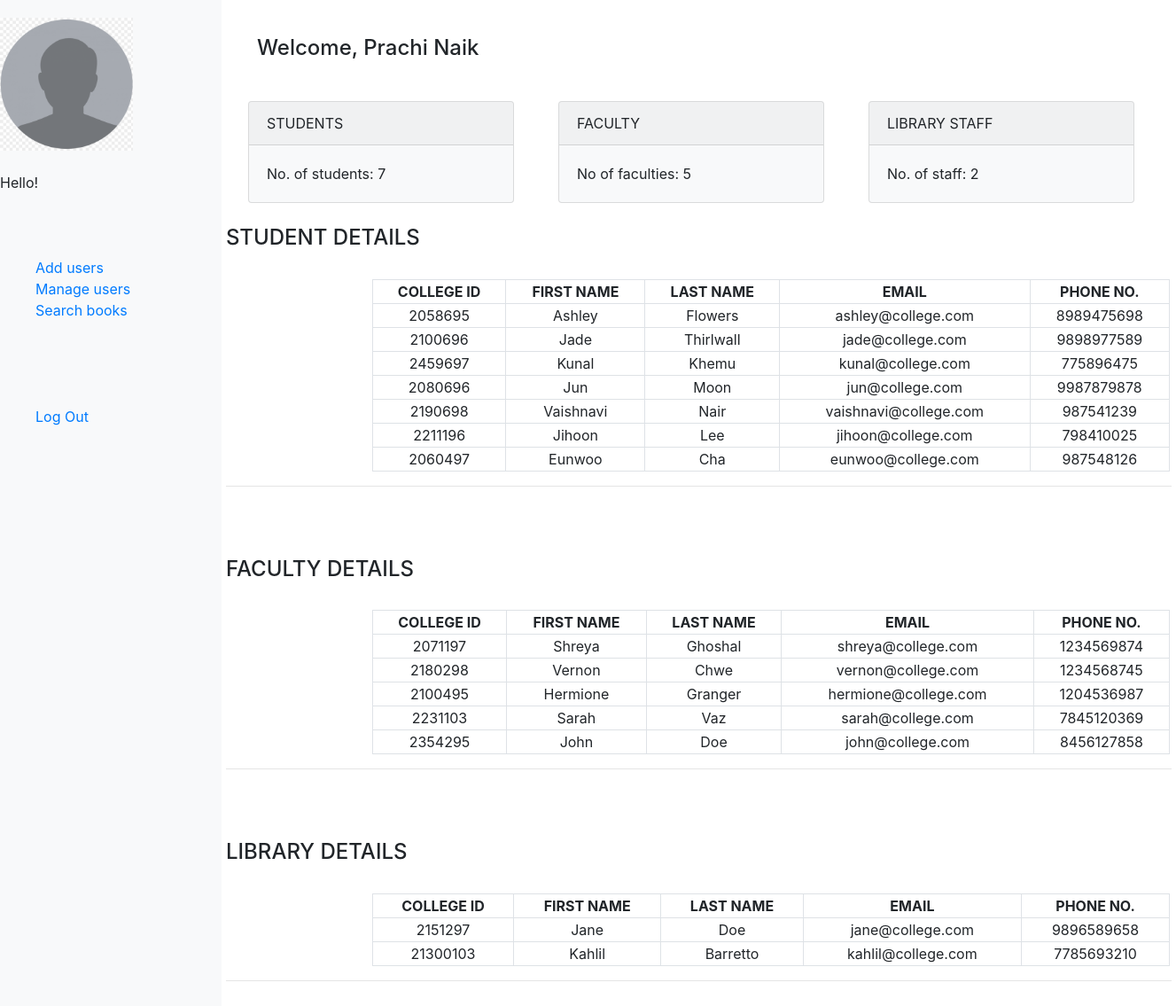
The page /admin/adminHomepage.php (signed in) on the database its author committed.
### tables this page shows
CREATE TABLE `users` (
  `id` bigint(20) NOT NULL,
  `user_id` bigint(20) NOT NULL,
  `user_type` varchar(10) NOT NULL,
  `college_id` varchar(15) NOT NULL,
  `user_fname` varchar(50) NOT NULL,
  `user_lname` varchar(50) NOT NULL,
  `user_email` varchar(30) NOT NULL,
  `user_phone` varchar(10) NOT NULL,
  `password` varchar(20) NOT NULL,
  `created_at` timestamp NOT NULL DEFAULT current_timestamp()
);

### functions.php (called while the page is built, shortened)
<?php
    function check_login($con){
        if(isset($_SESSION['user_id'])){
            $id = $_SESSION['user_id'];
            $query = "select * from users where user_id = '$id' limit 1";
            $result = mysqli_query($con, $query);
            if($result && mysqli_num_rows($result) > 0){
                $user_data = mysqli_fetch_assoc($result);
                return $user_data;
            }
        }
        exit;
    }

### admin/adminHomepage.php (the view, shortened to what this page needs)
<?php
include ("../connection.php");
include ("../functions.php");
$user_data = check_login($con);
function get_student_count()
{
    include ("../connection.php");
    $student_count = 0;
    $query = "SELECT count(*) AS student_count FROM users WHERE user_type = 'Student'";
    $result = mysqli_query($con, $query);
    while ($user = mysqli_fetch_assoc($result)) {
        $student_count = $user['student_count'];
    }
    return ($student_count);
}
function get_faculty_count()
{
    include ("../connection.php");
    $faculty_count = 0;
    $query = "SELECT count(*) AS faculty_counts
            FROM users
            WHERE user_type = 'Faculty'";
    $result = mysqli_query($con, $query);
    while ($user = mysqli_fetch_assoc($result)) {
        $faculty_count = $user['faculty_counts'];
    }
    return ($faculty_count);
}
function get_staff_count()
{
    include ("../connection.php");
    $staff_count = 0;
    $query = "SELECT count(*) as staff_count from users where user_type = 'Staff'";
    $result = mysqli_query($con, $query);
    while ($user = mysqli_fetch_assoc($result)) {
        $staff_count = $user['staff_count'];
    }
    return ($staff_count);
}
function view_students()
{
    $query = "SELECT * FROM users WHERE user_type = 'Student'";
    return ($query);
}
function view_faculty()
{
    $query = "SELECT * FROM users WHERE user_type = 'Faculty'";
    return ($query);
}
function view_staff()
{
    $query = "SELECT * FROM users WHERE user_type = 'Staff'";
    return ($query);
}
?>
<!DOCTYPE html>
<html lang="en">
<head>
    <link rel="stylesheet" href="https://stackpath.bootstrapcdn.com/bootstrap/4.5.2/css/bootstrap.min.css">
</head>
<body>
    <body>
        <div class="sidebar">
            <div class="profile-pic">
                <img src="../images/dummypic.png" alt="dummy profile" height="150px" width="150px">
                <br><br>
                Hello!
            </div>
            <br><br><br>
            <ul>
                <a href="addUsers.php">Add users</a>
                <br><a href="manageUsers.php">Manage users</a>
                <br><a href="adminViewBooks.php">Search books</a>
                <br><br><br><br><br>
                <a href="../logout.php">Log Out</a><br />
            </ul>
        </div>
        <div class="content">
            <h4 style="margin: 20px">Welcome,
                <?php echo $user_data['user_fname'], " ", $user_data['user_lname']; ?>
            </h4>
            <div class="row">
                <div class="col-sm-*" style="margin: 25px">
                    <div class="card bg-light" style="width: 300px">
                        <div class="card-header">STUDENTS</div>
                        <div class="card-body">
                            <p class="card-text">No. of students:
                                <?php echo get_student_count(); ?>
                            </p>
                        </div>
                    </div>
                </div>
                <div class="col-sm-*" style="margin: 25px">
                    <div class="card bg-light" style="width: 300px">
                        <div class="card-header">FACULTY</div>
                        <div class="card-body">
                            <p class="card-text">No of faculties:
                                <?php echo get_faculty_count(); ?>
                            </p>
                        </div>
                    </div>
                </div>
                <div class="col-sm-*" style="margin: 25px">
                    <div class="card bg-light" style="width: 300px">
                        <div class="card-header">LIBRARY STAFF</div>
                        <div class="card-body">
                            <p class="card-text">No. of staff:
                                <?php echo get_staff_count(); ?>
                            </p>
                        </div>
                    </div>
                </div>
                <br><br><br><br>
                <center>
                    <h4>  STUDENT DETAILS  </h4><br>
                </center>
                <div class="row">
                    <div class="col-md-2"></div>
                    <div class="col-md-8">
                        <form>
                            <table class="table-bordered" width="900px" style="text-align: center">
                                <tr>
                                    <th>COLLEGE ID</th>
                                    <th>FIRST NAME</th>
                                    <th>LAST NAME</th>
                                    <th>EMAIL</th>
                                    <th>PHONE NO.</th>
                                </tr>
                                <?php
                                $result = mysqli_query($con, view_students());
                                while ($user = mysqli_fetch_assoc($result)) {
                                    ?>
                                    <tr>
                                        <td>
                                            <?php echo $user['college_id']; ?>
                                        </td>
                                        <td>
                                            <?php echo $user['user_fname']; ?>
                                        </td>
                                        <td>
                                            <?php echo $user['user_lname']; ?>
                                        </td>
                                        <td>
                                            <?php echo $user['user_email']; ?>
                                        </td>
                                        <td>
                                            <?php echo $user['user_phone']; ?>
                                        </td>
                                    </tr>
                                    <?php
                                }
                                ?>
                            </table>
                        </form>
                    </div>
                    <div class="col-md-2"></div>
                </div>
                <br><br><br>
                <hr width=100% align="left">
                <br><br><br><br>
                <center>
                    <h4>  FACULTY DETAILS </h4><br>
                </center>
                <div class="row">
                    <div class="col-md-2"></div>
                    <div class="col-md-8">
                        <form>
                            <table class="table-bordered" width="900px" style="text-align: center">
                                <tr>
                                    <th>COLLEGE ID</th>
                                    <th>FIRST NAME</th>
                                    <th>LAST NAME</th>
                                    <th>EMAIL</th>
                                    <th>PHONE NO.</th>
                                </tr>
                                <?php
                                $result = mysqli_query($con, view_faculty());
                                while ($user = mysqli_fetch_assoc($result)) {
                                    ?>
                                    <tr>
                                        <td>
                                            <?php echo $user['college_id']; ?>
                                        </td>
                                        <td>
                                            <?php echo $user['user_fname']; ?>
                                        </td>
                                        <td>
                                            <?php echo $user['user_lname']; ?>
                                        </td>
                                        <td>
                                            <?php echo $user['user_email']; ?>
                                        </td>
                                        <td>
                                            <?php echo $user['user_phone']; ?>
                                        </td>
                                    </tr>
                                    <?php
                                }
                                ?>
                            </table>
                        </form>
                    </div>
                    <div class="col-md-2"></div>
                </div>
                <br><br><br>
                <hr width=100% align="left">
                <br><br><br><br>
                <center>
                    <h4>  LIBRARY DETAILS  </h4><br>
                </center>
                <br><br>
                <div class="row">
                    <div class="col-md-2"></div>
                    <div class="col-md-8">
                        <form>
                            <table class="table-bordered" width="900px" style="text-align: center">
                                <tr>
                                    <th>COLLEGE ID</th>
                                    <th>FIRST NAME</th>
                                    <th>LAST NAME</th>
                                    <th>EMAIL</th>
                                    <th>PHONE NO.</th>
                                </tr>
                                <?php
                                $result = mysqli_query($con, view_staff());
                                while ($user = mysqli_fetch_assoc($result)) {
                                    ?>
                                    <tr>
                                        <td>
                                            <?php echo $user['college_id']; ?>
                                        </td>
                                        <td>
                                            <?php echo $user['user_fname']; ?>
                                        </td>
                                        <td>
                                            <?php echo $user['user_lname']; ?>
                                        </td>
                                        <td>
                                            <?php echo $user['user_email']; ?>
                                        </td>
                                        <td>
                                            <?php echo $user['user_phone']; ?>
                                        </td>
                                    </tr>
                                    <?php
                                }
                                ?>
                            </table>
                        </form>
                    </div>
                    <div class="col-md-2"></div>
                </div>
                <br><br><br>
                <hr width=100% align="left">
            </div>
        </div>
    </body>
</html>

### admin/adminHomepage.php (style rules this page uses)
.sidebar { height: 100%; width: 250px; position: fixed; top: 0; left: 0; background-color: #f8f9fa; padding-top: 20px; }
.content { margin-left: 250px; padding: 20px; }

### rows shown on the page
users: user_fname "Prachi", user_lname "Naik"
users: college "2058695", user_fname "Ashley", user_lname "Flowers", user_email "ashley@college.com", user_phone "8989475698"
users: college "2100696", user_fname "Jade", user_lname "Thirlwall", user_email "jade@college.com", user_phone "9898977589"
users: college "2459697", user_fname "Kunal", user_lname "Khemu", user_email "kunal@college.com", user_phone "775896475"
users: college "2080696", user_fname "Jun", user_lname "Moon", user_email "jun@college.com", user_phone "9987879878"
users: college "2190698", user_fname "Vaishnavi", user_lname "Nair", user_email "vaishnavi@college.com", user_phone "987541239"
users: college "2211196", user_fname "Jihoon", user_lname "Lee", user_email "jihoon@college.com", user_phone "798410025"
users: college "2060497", user_fname "Eunwoo", user_lname "Cha", user_email "eunwoo@college.com", user_phone "987548126"
users: college "2071197", user_fname "Shreya", user_lname "Ghoshal", user_email "shreya@college.com", user_phone "1234569874"
users: college "2180298", user_fname "Vernon", user_lname "Chwe", user_email "vernon@college.com", user_phone "1234568745"
users: college "2100495", user_fname "Hermione", user_lname "Granger", user_email "hermione@college.com", user_phone "1204536987"
users: college "2231103", user_fname "Sarah", user_lname "Vaz", user_email "sarah@college.com", user_phone "7845120369"
users: college "2354295", user_fname "John", user_lname "Doe", user_email "john@college.com", user_phone "8456127858"
users: college "2151297", user_fname "Jane", user_lname "Doe", user_email "jane@college.com", user_phone "9896589658"
users: college "21300103", user_fname "Kahlil", user_lname "Barretto", user_email "kahlil@college.com", user_phone "7785693210"

### other values the page prints
get_student_count() "7"
get_faculty_count() "5"
get_staff_count() "2"
